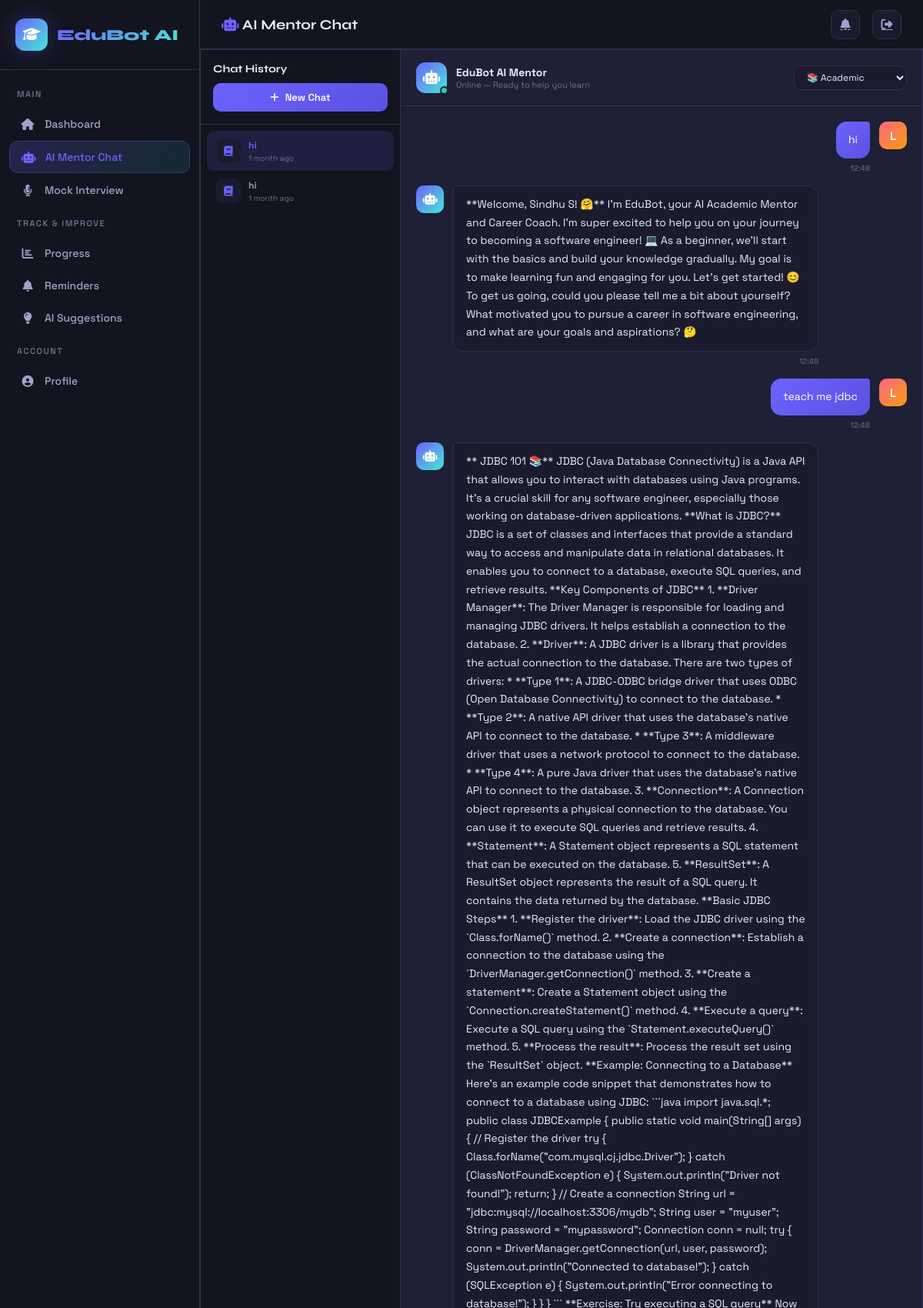
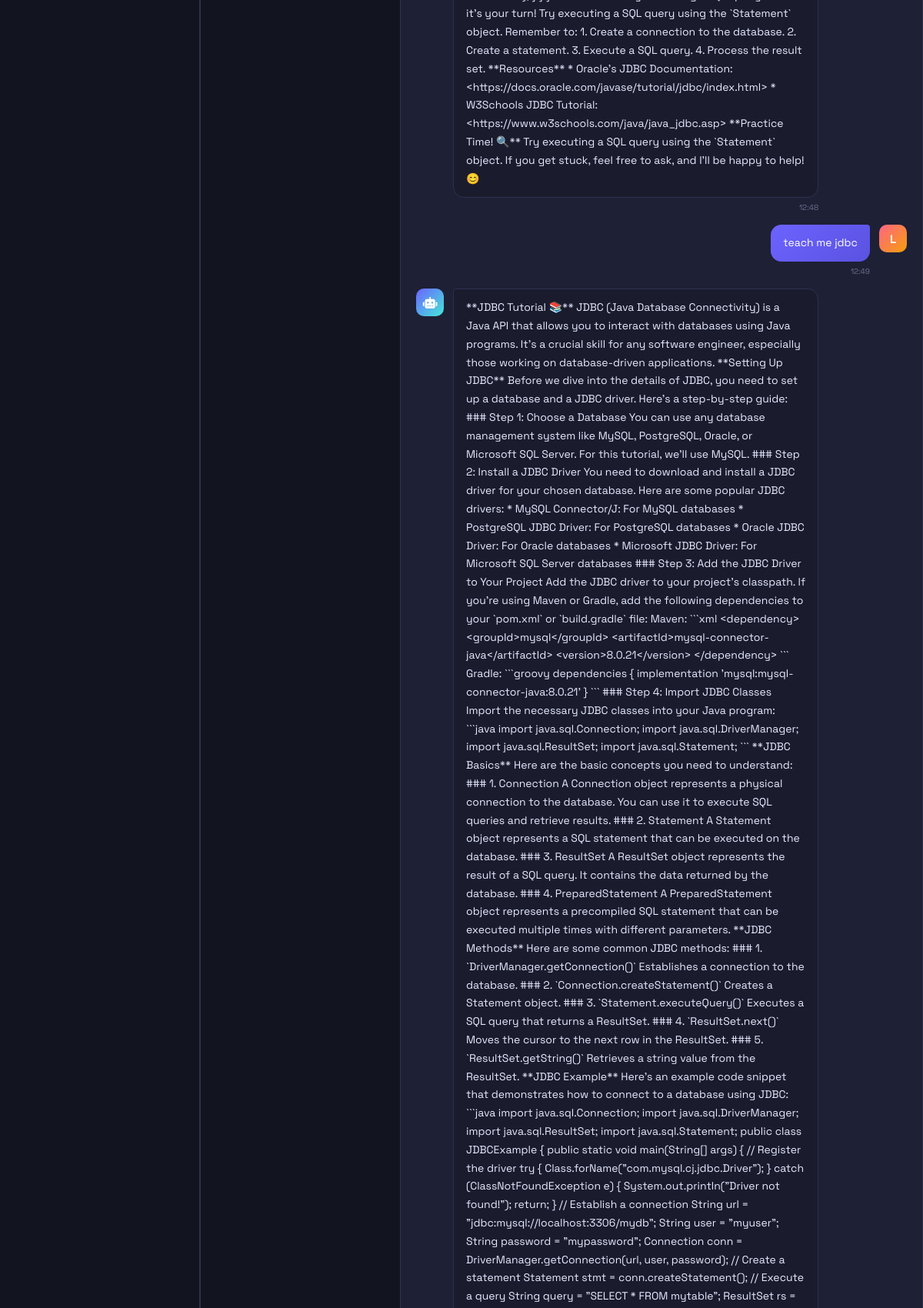
The page /chat/ (signed in, upper part) on the database its author committed (2 pictures, top to bottom).
### core/models.py (models this page shows, shortened)
class ChatSession(models.Model):
    CATEGORIES = [
        ('academic', 'Academic Query'),
        ('interview_prep', 'Interview Preparation'),
        ('career', 'Career Guidance'),
        ('general', 'General'),
    ]
    user = models.ForeignKey(User, on_delete=models.CASCADE, related_name='chat_sessions')
    title = models.CharField(max_length=200, default='New Chat')
    category = models.CharField(max_length=30, choices=CATEGORIES, default='general')
    created_at = models.DateTimeField(auto_now_add=True)
    updated_at = models.DateTimeField(auto_now=True)
    is_active = models.BooleanField(default=True)
    class Meta:
        ordering = ['-updated_at']

class ChatMessage(models.Model):
    ROLES = [('user', 'User'), ('assistant', 'Assistant')]
    session = models.ForeignKey(ChatSession, on_delete=models.CASCADE, related_name='messages')
    role = models.CharField(max_length=10, choices=ROLES)
    content = models.TextField()
    timestamp = models.DateTimeField(auto_now_add=True)
    tokens_used = models.IntegerField(default=0)
    class Meta:
        ordering = ['timestamp']

### core/views.py (the view)
# urls.py: path('chat/', views.chatbot, name='chatbot'),
@login_required
def chatbot(request):
    sessions = ChatSession.objects.filter(user=request.user)
    active_session = sessions.first()
    messages_list = []
    if active_session:
        messages_list = active_session.messages.all()
    return render(request, 'chatbot/chat.html', {
        'sessions': sessions, 'active_session': active_session,
        'messages_list': messages_list
    })

### templates/chatbot/chat.html (shortened to what this page needs)
{% extends 'base.html' %}
{% block page_title %}<i class="fas fa-robot" style="color:var(--primary)"></i> AI Mentor Chat{% endblock %}
{% block content %}
<div class="chat-layout">
  <div class="chat-sidebar">
    <div class="chat-sidebar-head">
      <h3>Chat History</h3>
      <button class="new-chat-btn" onclick="createNewSession()"><i class="fas fa-plus"></i> New Chat</button>
    </div>
    <div class="session-list" id="session-list">
      {% for s in sessions %}
      <div class="session-item {% if active_session and s.id == active_session.id %}active{% endif %}" onclick="loadSession({{ s.id }})" id="session-{{ s.id }}">
        <div class="session-icon">
          {% if s.category == 'academic' %}<i class="fas fa-book" style="color:var(--primary)"></i>
          {% elif s.category == 'interview_prep' %}<i class="fas fa-microphone-alt" style="color:var(--accent)"></i>
          {% else %}<i class="fas fa-comments" style="color:var(--secondary)"></i>{% endif %}
        </div>
        <div class="session-info">
          <div class="session-title">{{ s.title }}</div>
          <div class="session-time">{{ s.updated_at|timesince }} ago</div>
        </div>
      </div>
      {% endfor %}
    </div>
  </div>
  <div class="chat-main" id="chat-main">
    <div class="chat-header">
      <div class="ai-avatar"><i class="fas fa-robot"></i><div class="ai-online"></div></div>
      <div class="chat-header-info">
        <h3>EduBot AI Mentor</h3>
        <p id="chat-status">Online — Ready to help you learn</p>
      </div>
      <div class="chat-category">
        <select id="category-select" class="form-control" style="width:auto;font-size:12px;padding:6px 12px">
          <option value="academic">📚 Academic</option>
        </select>
      </div>
    </div>
    <div class="messages" id="messages-container">
      {% if active_session and messages_list %}
        {% for msg in messages_list %}
        <div class="msg {{ msg.role }}">
          <div class="msg-avatar">{% if msg.role == 'assistant' %}<i class="fas fa-robot"></i>{% else %}{{ request.user.username|first|upper }}{% endif %}</div>
          <div class="msg-content">
            <div class="msg-bubble" id="mb-{{ forloop.counter }}">{{ msg.content }}</div>
            <div class="msg-time">{{ msg.timestamp|date:"H:i" }}</div>
          </div>
        </div>
        {% endfor %}
      {% endif %}
    </div>
  </div>
</div>
{% endblock %}

### templates/base.html (style rules this page uses)
:root { --primary: #6C63FF; --primary-dark: #5A52E0; --secondary: #FF6584; --accent: #43E8D8; --success: #22D3A5; --warning: #F59E0B; --danger: #EF4444; --bg: #0D0E1A; --bg2: #12141F; --bg3: #1A1C2E; --card: #1E2035; --card2: #242640; --border: #2E3050; --text: #E8EAFF; --text2: #9FA3CC; --text3: #6B6F8E; --glow: 0 0 30px rgba(108,99,255,0.3); --shadow: 0 8px 32px rgba(0,0,0,0.4); --radius: 16px; }
* { margin:0;padding:0;box-sizing:border-box }
body { font-family:'Space Grotesk',sans-serif;background:var(--bg);color:var(--text);min-height:100vh;overflow-x:hidden }
body::before { content:'';position:fixed;top:0;left:0;right:0;bottom:0;background:radial-gradient(ellipse at 20% 0%,rgba(108,99,255,0.08) 0%,transparent 50%),radial-gradient(ellipse at 80% 100%,rgba(67,232,216,0.05) 0%,transparent 50%);pointer-events:none;z-index:0 }
.form-control { width:100%;background:var(--bg3);border:1px solid var(--border);border-radius:10px;padding:11px 14px;color:var(--text);font-size:14px;font-family:inherit;transition:.2s;outline:none }
.form-control::placeholder { color:var(--text3) }
select.form-control option { background:var(--bg3) }

### rows shown on the page
ChatSession: category "academic" (drawn), title "hi", updated_at "1 month"
ChatSession: category "academic" (drawn), title "hi", updated_at "1 month"
ChatMessage: content "hi", timestamp "12:48"
ChatMessage: role "assistant" (drawn), content "**Welcome, Sindhu S! 🤗** I'm EduBot, your AI Academic Mentor and Career Coach. I'm super excited to help you on your journey to becoming a software engineer! 💻 As a beginner, we'll start with the basics and build your knowledge gradually. My goal is to make learning fun and engaging for you. Let's get started! 😊 To get us going, could you please tell me a bit about yourself? What motivated you to pursue a career in software engineering, and what are your goals and aspirations? 🤔", timestamp "12:48"
ChatMessage: content "teach me jdbc", timestamp "12:48"
ChatMessage: role "assistant" (drawn), content "** JDBC 101 📚** JDBC (Java Database Connectivity) is a Java API that allows you to interact with databases using Java programs. It's a crucial skill for any software engineer, especially those working on database-driven applications. **What is JDBC?** JDBC is a set of classes and interfaces that provide a standard way to access and manipulate data in relational databases. It enables you to connect to a database, execute SQL queries, and retrieve results. **Key Components of JDBC** 1. **Driver Manager**: The Driver Manager is responsible for loading and managing JDBC drivers. It helps establish a connection to the database. 2. **Driver**: A JDBC driver is a library that provides the actual…", timestamp "12:48"
ChatMessage: content "teach me jdbc", timestamp "12:49"
ChatMessage: role "assistant" (drawn)

### other values the page prints
{{ request.user.username|first|upper }} "L"
